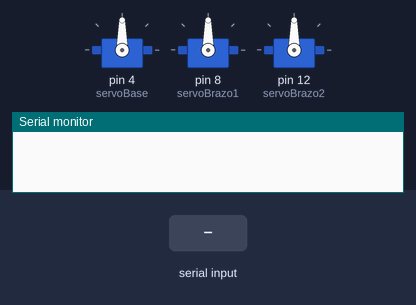
A sketch run on a simulated Arduino Uno, built with avr-gcc and run on an emulated ATmega328P. Parts: 3 × servo, the last lines printed to the serial monitor. The test bench sets the inputs (shaded band).

Above: at 1.2 s.
1.3 s: "c" received over Serial
At 1.76 s:
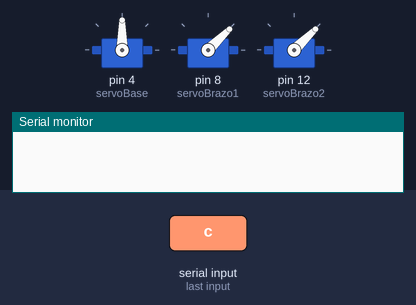
3.7 s: "d" received over Serial
At 5.2 s:
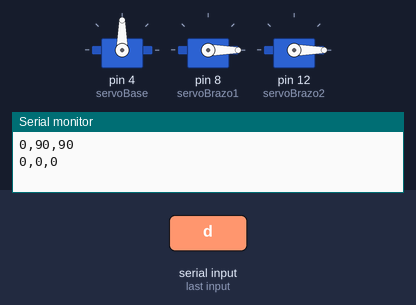
Timing chart, 0 to 6.7 s (numbered marks = the images above; inputs shaded):
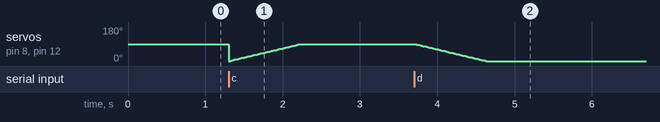

The sketch:

arduino.ino
```cpp
#include <Servo.h>

// Declaramos los tres servos
Servo servoBase;
Servo servoBrazo1;
Servo servoBrazo2;

// Posiciones actuales
int basePos = 0;
int brazo1Pos = 0;
int brazo2Pos = 0;

// ✅ Función: Movimiento suave para 1 servo
void moverServoSuave(Servo servo, int desde, int hasta, int paso = 1, int retardo = 15) {
  if (desde < hasta) {
    for (int pos = desde; pos <= hasta; pos += paso) {
      servo.write(pos);
      delay(retardo);
    }
  } else {
    for (int pos = desde; pos >= hasta; pos -= paso) {
      servo.write(pos);
      delay(retardo);
    }
  }
}

// ✅ Función: Movimiento simultáneo de los dos brazos, brazo1 más rápido
void moverBrazosSimultaneo(int desde1, int hasta1, int desde2, int hasta2) {
  int pasos1 = abs(hasta1 - desde1);
  int pasos2 = abs(hasta2 - desde2);

  int maxPasos = max(pasos1, pasos2);

  for (int i = 0; i <= maxPasos; i++) {
    // Interpolación lineal para cada paso
    if (i <= pasos1) {
      int val1 = map(i, 0, pasos1, desde1, hasta1);
      servoBrazo1.write(val1);
    }

    if (i <= pasos2) {
      int val2 = map(i, 0, pasos2, desde2, hasta2);
      servoBrazo2.write(val2);
    }

    delay(10); // Puedes ajustar esto para hacerlo aún más suave o más rápido
  }
}

void setup() {
  servoBase.attach(4);
  servoBrazo1.attach(8);
  servoBrazo2.attach(12);
  Serial.begin(9600);
}

void loop() {
  if (Serial.available()) {
    char comando = Serial.read();

    switch (comando) {
      case 'a': // Base a 180°
        moverServoSuave(servoBase, basePos, 180);
        basePos = 180;
        break;

      case 'b': // Base a 0°
        moverServoSuave(servoBase, basePos, 0);
        basePos = 0;
        break;

      case 'c': // Brazo 1 y 2 a 90°
        moverBrazosSimultaneo(brazo1Pos, 90, brazo2Pos, 90);
        brazo1Pos = 90;
        brazo2Pos = 90;
        break;

      case 'd': // Brazo 1 y 2 a 0°
        moverBrazosSimultaneo(brazo1Pos, 0, brazo2Pos, 0);
        brazo1Pos = 0;
        brazo2Pos = 0;
        break;

      case 'r': // Secuencia: primero brazos, luego base
        moverBrazosSimultaneo(brazo1Pos, 0, brazo2Pos, 0);
        brazo1Pos = 0;
        brazo2Pos = 0;

        if (basePos != 0) {
          moverServoSuave(servoBase, basePos, 0);
          basePos = 0;
        }
        break;
    }

    Serial.print(basePos);
    Serial.print(",");
    Serial.print(brazo1Pos);
    Serial.print(",");
    Serial.println(brazo2Pos);
    delay(50); // actualiza cada 50 ms
  }
}
```

Measured:
- after the input at 3.7 s, servo on pin 8 (servoBrazo1), servo on pin 12 (servoBrazo2): moves from 90° to 0° over 0.92 s, starting at once
